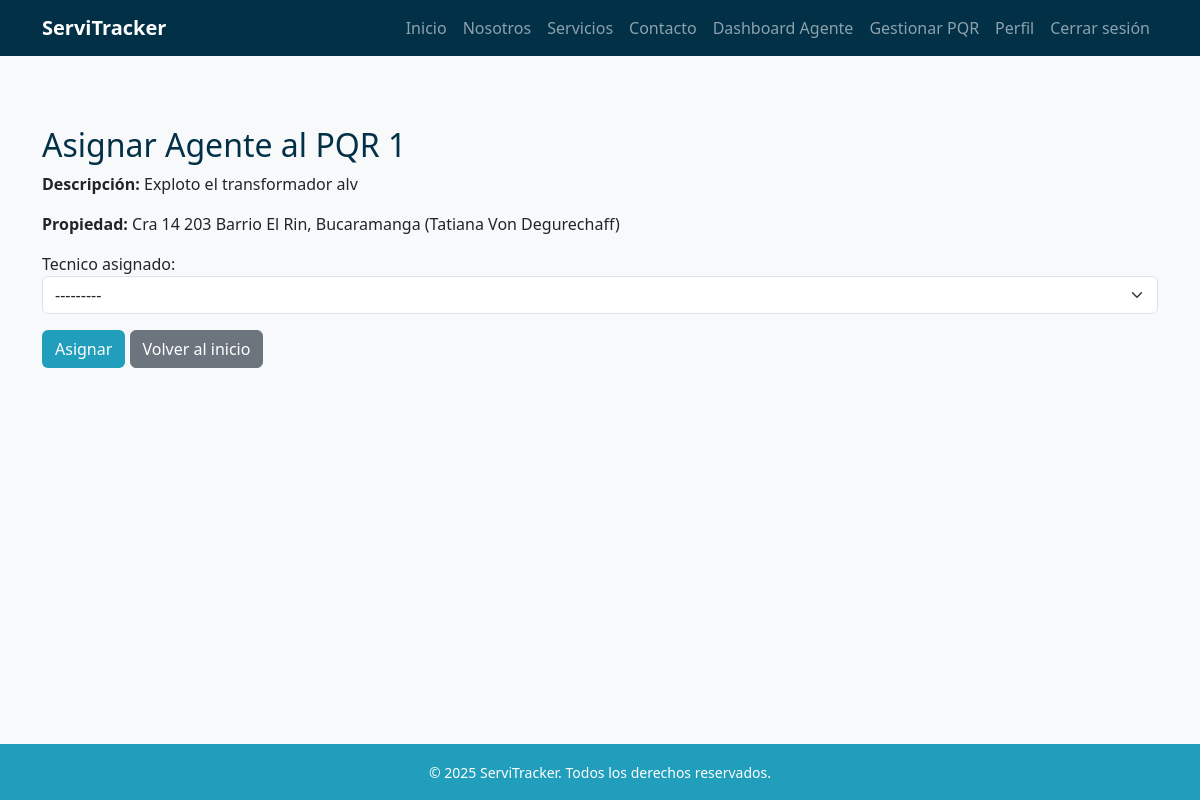
The page /pqr/1/asignar-tecnico/ (signed in) on the database its author committed.
### pqr/models.py (models this page shows, shortened)
class PQR(models.Model):
    ciudadano = models.ForeignKey(
        settings.AUTH_USER_MODEL,
        on_delete=models.SET_NULL,
        null=True,
        blank=True,
        related_name="pqrs_ciudadano"
    )
    propiedad = models.ForeignKey(
        Propiedad,
        on_delete=models.SET_NULL,
        null=True,
        blank=True
    )
    direccion = models.CharField(max_length=255, blank=True, null=True)
    departamento = models.CharField(max_length=100, blank=True, null=True)
    ciudad = models.CharField(max_length=100, blank=True, null=True)
    telefono_contacto = models.CharField(max_length=20, unique=True, null=True, blank=True)
    tipo_falla = models.ForeignKey(TipoFalla, on_delete=models.PROTECT)
    descripcion = models.TextField()
    estado = models.ForeignKey(EstadoPQR, on_delete=models.PROTECT)
    tecnico_asignado = models.ForeignKey(
        settings.AUTH_USER_MODEL,
        on_delete=models.SET_NULL,
        null=True,
        blank=True,
        related_name="pqrs_tecnico"
    )
    agente_revisor = models.ForeignKey(
        settings.AUTH_USER_MODEL,
        on_delete=models.SET_NULL,
        null=True,
        blank=True,
        related_name="pqrs_agente"
    )
    fecha_creacion = models.DateTimeField(auto_now_add=True)
    fecha_actualizacion = models.DateTimeField(auto_now=True)

### propiedades/models.py (models this page shows)
class Propiedad(models.Model):
    usuario = models.ForeignKey(
        settings.AUTH_USER_MODEL,
        on_delete=models.CASCADE,
        related_name='propiedades'
    )
    departamento = models.CharField(max_length=100)
    ciudad = models.CharField(max_length=100)
    direccion = models.CharField(max_length=200)
    activa = models.BooleanField(default=True)
    def __str__(self):
        nombre = self.usuario.get_full_name() if hasattr(self.usuario, 'get_full_name') else str(self.usuario)
        return f"{self.direccion}, {self.ciudad} ({nombre})"

### usuarios/models.py (models this page shows)
class Usuario(AbstractBaseUser, PermissionsMixin):
    ROLES = [
        ("administrador", "Administrador"),
        ("agente", "Agente"),
        ("tecnico", "Técnico"),
        ("ciudadano", "Ciudadano"),
    ]
    documento = models.CharField(max_length=20, unique=True)
    email = models.EmailField(blank=True, null=True)
    nombres = models.CharField(max_length=100, blank=True, null=True)
    apellidos = models.CharField(max_length=100, blank=True, null=True)
    rol = models.CharField(max_length=20, choices=ROLES, default="ciudadano")
    especialidad = models.ForeignKey(Especialidad, on_delete=models.SET_NULL, null=True, blank=True)
    is_active = models.BooleanField(default=True)
    is_staff = models.BooleanField(default=False)
    date_joined = models.DateTimeField(auto_now_add=True)
    objects = UsuarioManager()
    USERNAME_FIELD = "documento"
    REQUIRED_FIELDS = []  # puedes agregar 'email' si quieres que sea obligatorio
    def __str__(self):
        return self.get_public_name()
    def get_full_name(self):
        nombre = (self.nombres or "").strip()
        apellido = (self.apellidos or "").strip()
        full = f"{nombre} {apellido}".strip()
        return full or ""
    def get_public_name(self):
        return self.get_full_name() or "Usuario"

### pqr/views.py (the view)
# urls.py: path('<int:pk>/asignar-tecnico/', views.asignar_tecnico, name='asignar_tecnico'),
@login_required
def asignar_tecnico(request, pk):
    if request.user.rol not in ["agente", "administrador"]:
        return redirect('index')
    pqr = get_object_or_404(PQR, pk=pk)
    if request.method == 'POST':
        form = AsignarTecnicoForm(request.POST, instance=pqr)
        if form.is_valid():
            pqr = form.save(commit=False)
            estado_en_curso = EstadoPQR.objects.get(nombre="En curso")
            pqr.estado = estado_en_curso
            pqr.save()
            return redirect('dashboard_admin' if request.user.rol == "administrador" else 'dashboard_agente')
    else:
        form = AsignarTecnicoForm(instance=pqr)
    return render(request, 'pqr/asignar_tecnico.html', {'form': form, 'pqr': pqr})

### pqr/forms.py
class AsignarTecnicoForm(forms.ModelForm):
    tecnico_asignado = forms.ModelChoiceField(
        queryset=Usuario.objects.filter(rol="tecnico"),
        required=True,
        widget=forms.Select(attrs={'class': 'form-select'})
    )
    class Meta:
        model = PQR
        fields = ['tecnico_asignado']

### templates/pqr/asignar_tecnico.html (shortened to what this page needs)
{% extends 'base.html' %}
{% block content %}
<h2 class="text-blue-dark">Asignar Agente al PQR {{ pqr.id }}</h2>
<p><strong>Descripción:</strong> {{ pqr.descripcion }}</p>
<p><strong>Propiedad:</strong> {{ pqr.propiedad }}</p>
<form method="post">
    {{ form.as_p }}
    <button type="submit" class="btn btn-blue-mid">Asignar</button>
    <a href="{% url 'index' %}" class="btn btn-secondary">Volver al inicio</a>
</form>
{% endblock %}

### static/css/style.css (style rules this page uses)
:root { --blue-light: #8ecae6; --blue-mid: #219ebc; --blue-deep: #126782; --blue-dark: #023047; --yellow: #ffb703; --orange-light: #fd9e02; --orange-dark: #fb8500; --green-light: #198754; --green-dark: #146c43; }
.text-blue-dark { color: var(--blue-dark); }
body { font-family: 'Segoe UI', sans-serif; background-color: #f8f9fa; padding-top: 70px; min-height: 100vh; display: flex; flex-direction: column; }
.btn-blue-mid { background-color: var(--blue-mid); color: white; }

### rows shown on the page
PQR: id "1", descripcion "Exploto el transformador alv", propiedad "Cra 14 203 Barrio El Rin, Bucaramanga (Tatiana Von Degurechaff)", tecnico_asignado "---------"
